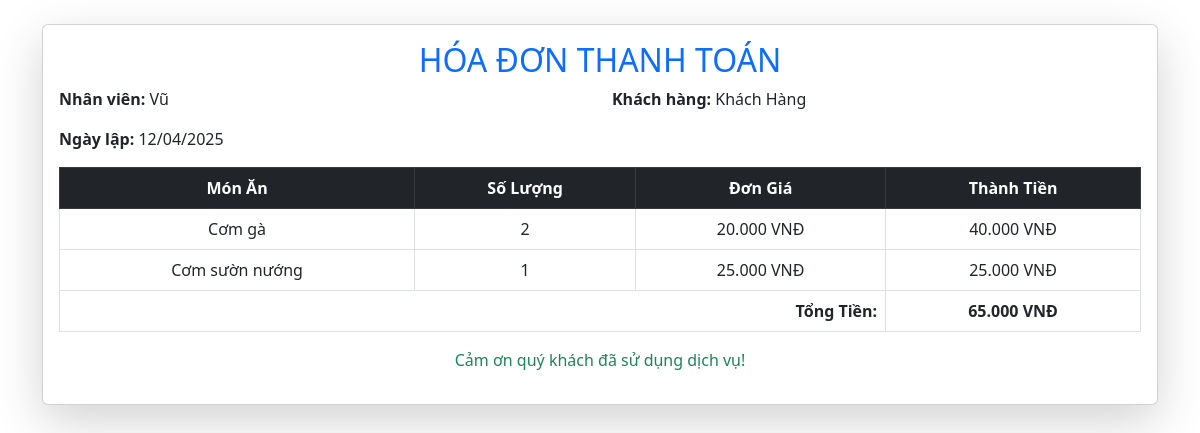
Page /Admin/hoadon.php?mahd=HD003 (signed in) on the committed database.
### tables this page shows
CREATE TABLE `nhanvien` (
  `MANV` varchar(5) NOT NULL,
  `HOTEN` varchar(30) DEFAULT NULL,
  `SDT` decimal(10,0) DEFAULT NULL,
  `EMAIL` varchar(50) DEFAULT NULL,
  `MATKHAU` varchar(32) DEFAULT NULL
);

CREATE TABLE `khachhang` (
  `MAKH` varchar(5) NOT NULL,
  `TENKH` varchar(30) DEFAULT NULL,
  `SDT` char(10) DEFAULT NULL
);

CREATE TABLE `hoadon` (
  `MAHD` varchar(5) NOT NULL,
  `MANV` varchar(5) DEFAULT NULL,
  `MABAN` varchar(5) DEFAULT NULL,
  `MAKH` varchar(5) DEFAULT NULL,
  `TONGTIEN` float DEFAULT NULL,
  `HD_DATE` date DEFAULT NULL,
  `HD_TRANGTHAI` varchar(15) DEFAULT NULL
);

CREATE TABLE `chitiethoadon` (
  `MAHD` varchar(5) DEFAULT NULL,
  `MAMON` varchar(5) DEFAULT NULL,
  `SOLUONG` decimal(2,0) DEFAULT NULL
);

CREATE TABLE `mon` (
  `MAMON` varchar(5) NOT NULL,
  `MALOAI` char(5) DEFAULT NULL,
  `MABUOI` char(5) DEFAULT NULL,
  `TENMON` varchar(30) DEFAULT NULL,
  `HINHANH` varchar(500) DEFAULT NULL,
  `DONGIA` float DEFAULT NULL,
  `THANHPHAN` varchar(100) DEFAULT NULL
);

### Admin/hoadon.php (the view, shortened to what this page needs)
<?php
require_once '../config/db.php';
$manv = $_SESSION['manv'];
$mahd = $_GET['mahd'] ?? null;
$sql_nv = "SELECT HOTEN FROM NHANVIEN WHERE MANV = '$manv'";
$query_nv = mysqli_query($conn, $sql_nv);
$nhanvien = mysqli_fetch_assoc($query_nv);
$tennv = $nhanvien['HOTEN'] ?? 'Không xác định';
$sql_hd = "SELECT * FROM HOADON WHERE MAHD = '$mahd'";
$query_hd = mysqli_query($conn, $sql_hd);
$hoadon = mysqli_fetch_assoc($query_hd);
$sql_kh = "SELECT TENKH FROM KHACHHANG WHERE MAKH = '{$hoadon['MAKH']}'";
$query_kh = mysqli_query($conn, $sql_kh);
$khachhang = mysqli_fetch_assoc($query_kh);
$sql_monan = "SELECT MON.TENMON, CHITIETHOADON.SOLUONG, MON.DONGIA
              FROM CHITIETHOADON
              JOIN MON ON CHITIETHOADON.MAMON = MON.MAMON
              WHERE CHITIETHOADON.MAHD = '$mahd'";
$query_monan = mysqli_query($conn, $sql_monan);
?>
<!DOCTYPE html>
<html lang="vi">
<head>
    <link href="https://cdn.jsdelivr.net/npm/bootstrap@5.3.0/dist/css/bootstrap.min.css" rel="stylesheet">
</head>
<body>
    <div class="container my-4">
        <div class="card shadow-lg">
            <div class="card-body">
                <h2 class="text-center text-primary">HÓA ĐƠN THANH TOÁN</h2>
                <div class="row mb-3">
                    <div class="col-md-6"><strong>Nhân viên:</strong> <?php echo $tennv; ?></div>
                    <div class="col-md-6"><strong>Khách hàng:</strong> <?php echo $khachhang['TENKH'] ?? 'Không xác định'; ?></div>
                </div>
                <div class="mb-3"><strong>Ngày lập:</strong> <?php echo date('d/m/Y', strtotime($hoadon['HD_DATE'])); ?></div>
                <table class="table table-bordered text-center">
                    <thead class="table-dark">
                        <tr>
                            <th>Món Ăn</th>
                            <th>Số Lượng</th>
                            <th>Đơn Giá</th>
                            <th>Thành Tiền</th>
                        </tr>
                    </thead>
                    <tbody>
                        <?php $tongTien = 0; while ($row = mysqli_fetch_assoc($query_monan)) {
                            $thanhtien = $row['SOLUONG'] * $row['DONGIA'];
                            $tongTien += $thanhtien;
                        ?>
                        <tr>
                            <td><?php echo $row['TENMON']; ?></td>
                            <td><?php echo $row['SOLUONG']; ?></td>
                            <td><?php echo number_format($row['DONGIA'], 0, ',', '.'); ?> VNĐ</td>
                            <td><?php echo number_format($thanhtien, 0, ',', '.'); ?> VNĐ</td>
                        </tr>
                        <?php } ?>
                    </tbody>
                    <tfoot>
                        <tr>
                            <th colspan="3" class="text-end">Tổng Tiền:</th>
                            <th><?php echo number_format($tongTien, 0, ',', '.'); ?> VNĐ</th>
                        </tr>
                    </tfoot>
                </table>
                <p class="text-center mt-3 text-success">Cảm ơn quý khách đã sử dụng dịch vụ!</p>
            </div>
        </div>
    </div>
</body>
</html>

### rows in the picture
nhanvien: HOTEN "Vũ"
khachhang: TENKH "Khách Hàng"
hoadon: HD_DATE "12/04/2025"
chitiethoadon: MAMON.TENMON "Cơm gà", SOLUONG "2", MAMON.DONGIA "20.000", SOLUONG.DONGIA "40.000"
chitiethoadon: MAMON.TENMON "Cơm sườn nướng", SOLUONG "1", MAMON.DONGIA "25.000", SOLUONG.DONGIA "25.000"

### other values in the picture
$tongTien "65.000"
